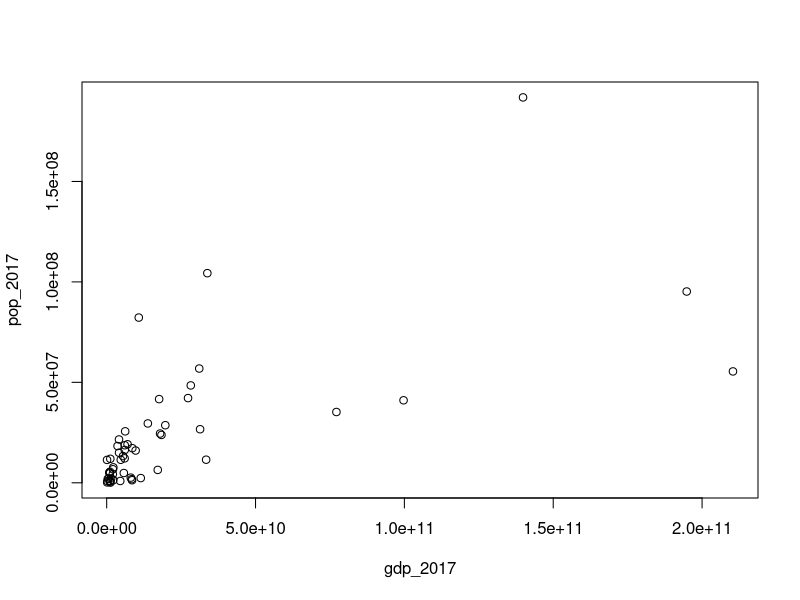
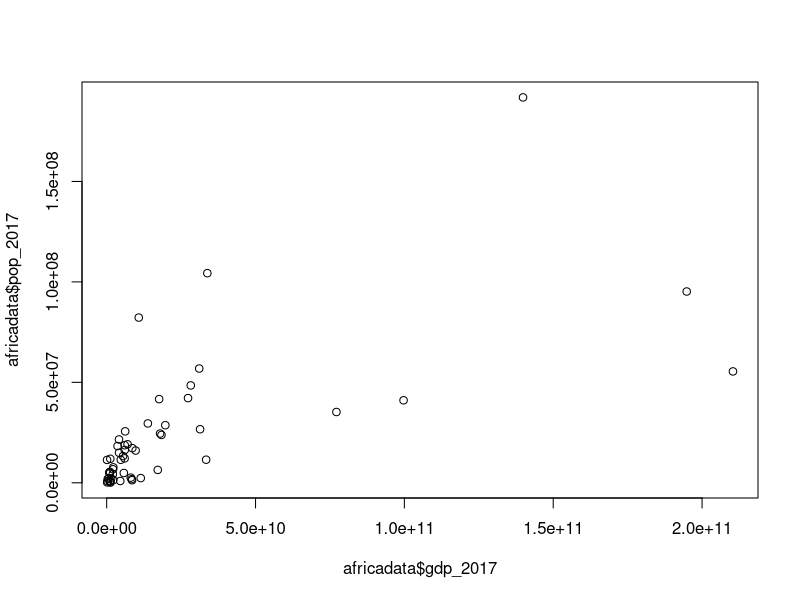
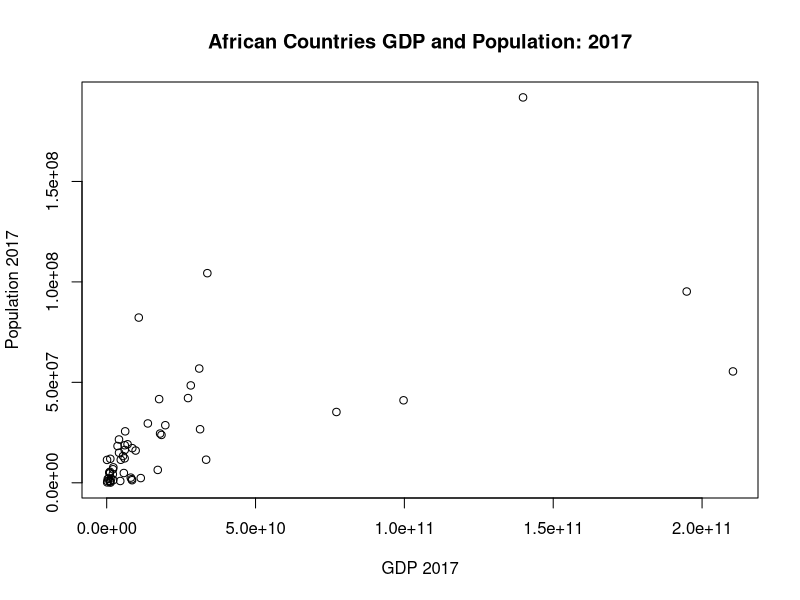
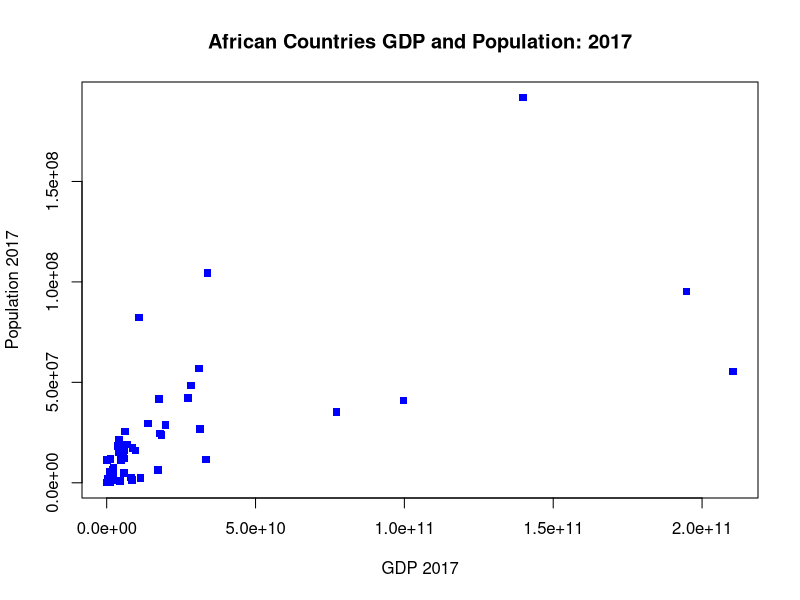
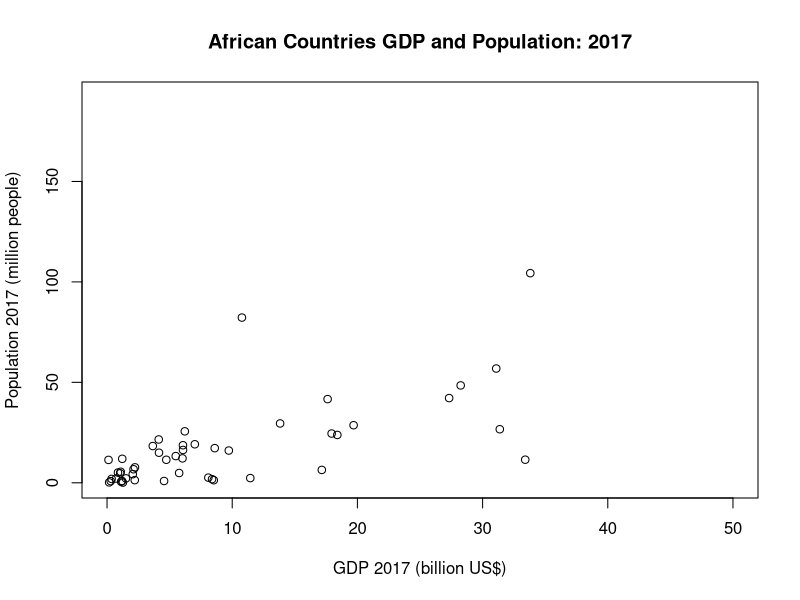

These charts were generated, in order, by the following R code:
# Base R Plot Answers

# setup code
africadata <- read.csv("data/africadata.csv", header = TRUE,
                       stringsAsFactors = FALSE)

# Make a scatterplot of gdp_2017 vs. pop_2017
plot(pop_2017 ~ gdp_2017, data=africadata)

# alternative
plot(x=africadata$gdp_2017, y=africadata$pop_2017)

# update the plot labels to use words instead of the variable names;
# also add a title
plot(pop_2017 ~ gdp_2017, data=africadata,
     xlab="GDP 2017", ylab="Population 2017",
     main="African Countries GDP and Population: 2017")

# change the plot marker (pch option) from an open circle to a filled square;
# color (color option) the square blue
# hint: see the chart at http://www.sthda.com/sthda/RDoc/figure/graphs/r-plot-pch-symbols-points-in-r.png
plot(pop_2017 ~ gdp_2017, data=africadata,
     xlab="GDP 2017", ylab="Population 2017",
     main="African Countries GDP and Population: 2017",
     pch=15, col="blue")

# The plot doesn't look great with the values on the axes in millions and billions.  
# Make two new variables on the africadata dataframe that divided population by 1 million and gdp by 1 billion 
# 1 billion is 1e9 in scientific notation in R, which you can use
africadata$pop_2017_mil <- africadata$pop_2017 / 1e6
africadata$gdp_2017_bil <- africadata$gdp_2017 / 1e9


# Now, change the limits on the plot x axis to go from 0 to 50
# And we'll update the labels on the axes to indicate the units
# Fill in the blanks (____) below
plot(x=africadata$gdp_2017_bil, 
     y=africadata$pop_2017_mil, 
     xlab="GDP 2017 (billion US$)", 
     ylab="Population 2017 (million people)",
     main="African Countries GDP and Population: 2017",
     xlim=c(0, 50))





